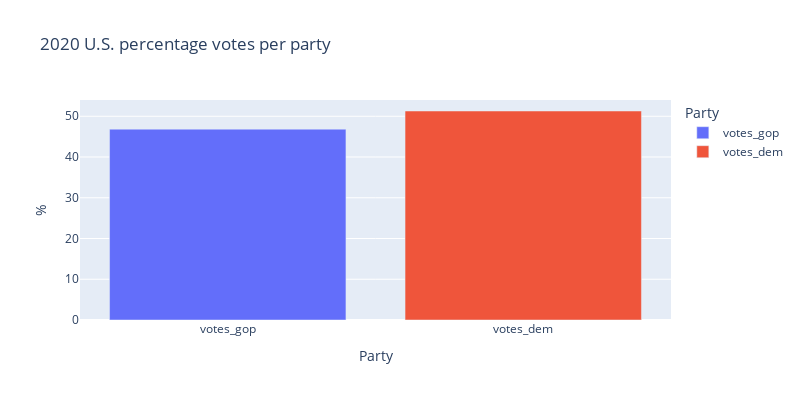

Write notebook code for a chart like this one.
### Code cell
fig = px.bar(pct_votes_party,
             x=pct_votes_party.keys(),
             y=pct_votes_party.values,
             title="2020 U.S. percentage votes per party", 
             labels={"y": "%",
                     "state_name": "State",
                     "index": "Party"},
             color=pct_votes_party.keys(),
             height=400,
             width=800
            )
fig

### Figure 1 — Plotly figure (JSON) as saved in the notebook; plotly's stock layout.template omitted (floating-point values rounded to 4 significant figures)
{"data": [{"alignmentgroup": "True", "hovertemplate": "Party=%{x}<br>%=%{y}<extra></extra>", "legendgroup": "votes_gop", "marker": {"color": "#636efa", "pattern": {"shape": ""}}, "name": "votes_gop", "offsetgroup": "votes_gop", "orientation": "v", "showlegend": true, "textposition": "auto", "type": "bar", "x": ["votes_gop"], "xaxis": "x", "y": [46.84], "yaxis": "y"}, {"alignmentgroup": "True", "hovertemplate": "Party=%{x}<br>%=%{y}<extra></extra>", "legendgroup": "votes_dem", "marker": {"color": "#EF553B", "pattern": {"shape": ""}}, "name": "votes_dem", "offsetgroup": "votes_dem", "orientation": "v", "showlegend": true, "textposition": "auto", "type": "bar", "x": ["votes_dem"], "xaxis": "x", "y": [51.29], "yaxis": "y"}], "layout": {"barmode": "relative", "height": 400, "legend": {"title": {"text": "Party"}, "tracegroupgap": 0}, "title": {"text": "2020 U.S. percentage votes per party"}, "width": 800, "xaxis": {"anchor": "y", "categoryarray": ["votes_gop", "votes_dem"], "categoryorder": "array", "domain": [0, 1], "title": {"text": "Party"}}, "yaxis": {"anchor": "x", "domain": [0, 1], "title": {"text": "%"}}}}
